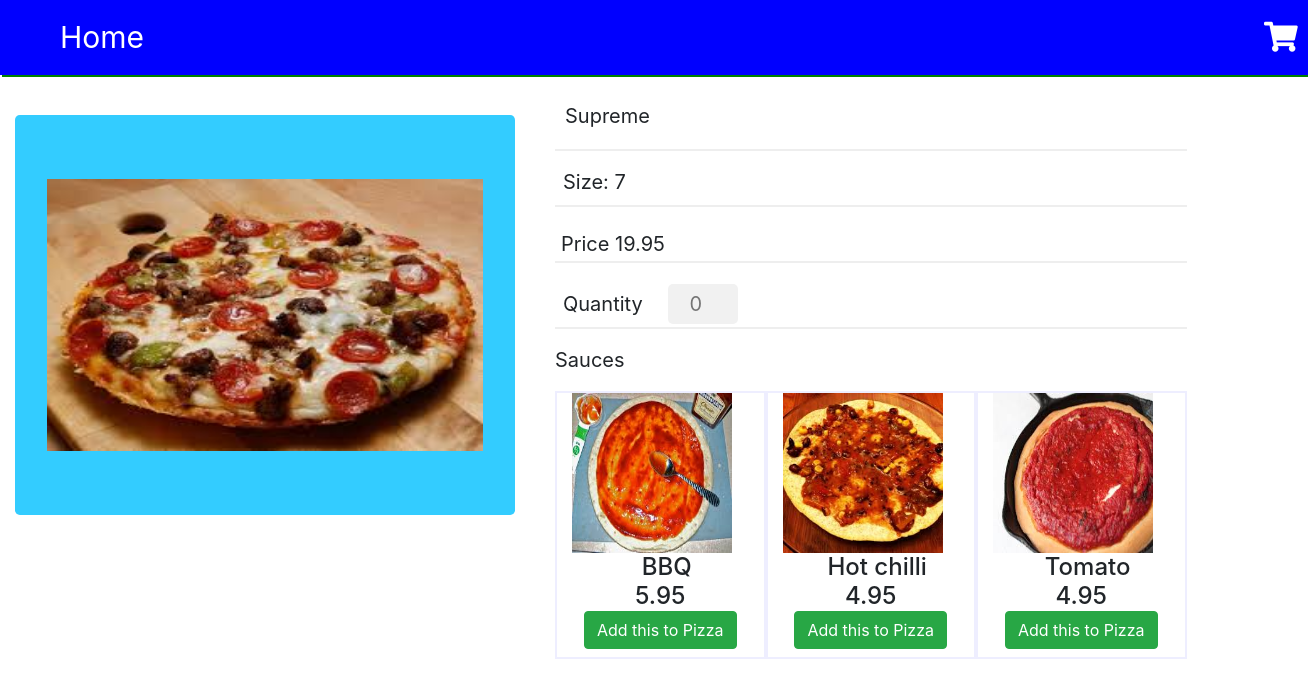
Page /supreme.php on the committed database.
### tables this page shows
CREATE TABLE `pizza` (
  `PizzaID` int(8) NOT NULL,
  `PizzaName` varchar(16) NOT NULL,
  `Price` decimal(4,2) NOT NULL,
  `Size` int(2) NOT NULL,
  `Picture` varchar(30) NOT NULL
);

CREATE TABLE `sauce` (
  `SauceID` int(8) NOT NULL,
  `SauceName` varchar(16) NOT NULL,
  `SauceCost` decimal(4,2) NOT NULL,
  `SaucePic` varchar(20) NOT NULL
);

### sauce.php (the view)
<?php
$conn = mysqli_connect("localhost", "root", "", "pizzastores");
$sauceresult = mysqli_query($conn,"SELECT * from `SAUCE`");
?>
<?php while ($saucerow = mysqli_fetch_array($sauceresult)) { ?>
<a  style="margin-top:-30px; border:2px solid #EEF; float:left; " class="col-md-4">
	<img width="160" height="160" src="<?php echo "pizzas/".$saucerow[3]; ?>" />
	<h4 align="center">
		<span> &nbsp</span>
		<span > <?php echo $saucerow[1]; ?></span>
		<br>
		<span> <?php echo $saucerow[2]; ?></span>
		<br/>
		<button class="btn btn-success" id="<?php echo $saucerow[0]; ?>" onclick="updatecart(this.id)">Add this to Pizza</button>
		</h4>
	</a>
<?php } ?>

### pizza.php
<?php while ($pizzarow= mysqli_fetch_array($pizzaresult)) { ?>
	<br/>
	<img class="jumbotron" style="background-color: #33ccff" width="500" height="400" src="<?php echo "pizzas/".$pizzarow[4]; ?>" />
</div>
<div style="float:left; margin-left: 10px;" class="col-md-6">
	<p  style="height:60px; padding:10px; font-size: 20px; border-bottom:2px solid #EEE;"> <?php echo $pizzarow[1] ?> <span id="pizzaid" style="display:none;"><?php echo $pizzarow[0]; ?></span> </p>
	<p style="height:40px; font-size:20px; padding-left:8px; border-bottom:2px solid #EEE; "> Size:
	<?php echo $pizzarow[3]; ?> </p>
<p style="height:40px; font-size: 20px; padding:6px; border-bottom:2px solid #EEE;">Price <?php echo $pizzarow[2]; ?> </p>
<p style="padding-left:8px; height:50px; font-size: 20px; border-bottom:2px solid #EEE;">Quantity
<input  id="quantity" min="0" type="number" style="border-radius:5px; text-align:center; margin-left:20px; height:40px; width:70px;"  name="quantity" placeholder="0"> </p>
<?php } ?>

### css/style.css (style rules this page uses)
a { text-decoration: none; }
input[type=text], input[type=password] ,input[type=number] { width: 30%; padding: 15px; margin: 5px 0 22px 0; display: inline-block; border: none; background: #f1f1f1; text-align:center; }

### rows in the picture
pizza: Picture (picture), PizzaName "Supreme", Size "7", Price "19.95"
sauce: SaucePic (picture), SauceName "BBQ", SauceCost "5.95"
sauce: SaucePic (picture), SauceName "Hot chilli", SauceCost "4.95"
sauce: SaucePic (picture), SauceName "Tomato", SauceCost "4.95"
